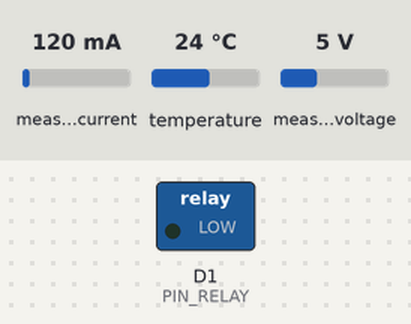
The sketch below on a simulated ESP8266 (NodeMCU). Parts: switched loads named in the sketch (green lamp = pin HIGH). The test bench sets the inputs (shaded band); at power-on: measured current 120 mA, temperature 24 °C, measured voltage 5 V. WiFi joins after 1.5 s; servers stay silent unless stated; what the sketch prints to the serial monitor is not drawn.

Above: at 0.1 s.
At 7.4 s:
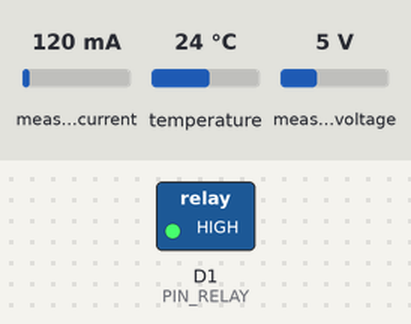
Timing chart, 0 to 8.9 s (numbered marks = the images above):
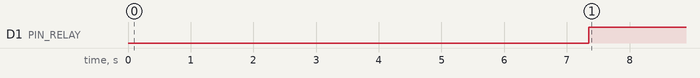

Measured:
- by itself, D1 (PIN_RELAY): LOW → HIGH at 7.3 s

The sketch:

pzem.ino
```cpp
#include <Arduino.h>
#include <ESP8266WiFi.h>
#include <Firebase_ESP_Client.h>
#include <PZEM004Tv30.h>
#include <SoftwareSerial.h>

#include <OneWire.h>
#include <DallasTemperature.h>

// ======================
// WIFI & FIREBASE
// ======================
#define WIFI_SSID "al"
#define WIFI_PASSWORD "12345678"
#define DATABASE_SECRET "LbzMZt1fazYnt2R42C8HHB9baDGbl2ak9POCZ3H7"
#define DATABASE_URL "https://pzem-4ffd6-default-rtdb.firebaseio.com/"

// ======================
// PIN CONFIG
// ======================
#define PIN_RX D5
#define PIN_TX D6
#define PIN_RELAY D1
#define DS_PIN D2

// ======================
// THRESHOLD
// ======================
const float MAX_SUHU = 70.0;
const float MIN_VOLT = 180.0;
const float MAX_VOLT = 240.0;

// ======================
// SENSOR INIT
// ======================
SoftwareSerial pzemSWSerial(PIN_RX, PIN_TX);
PZEM004Tv30 pzem(pzemSWSerial);

OneWire oneWire(DS_PIN);
DallasTemperature sensors(&oneWire);

FirebaseData fbdo;
FirebaseAuth auth;
FirebaseConfig config;

// ======================
// SETUP
// ======================
void setup() {
  Serial.begin(115200);

  pinMode(PIN_RELAY, OUTPUT);
  // RELAY NO (default LOW = OFF saat booting demi keamanan)
  digitalWrite(PIN_RELAY, LOW);

  sensors.begin();

  WiFi.begin(WIFI_SSID, WIFI_PASSWORD);
  while (WiFi.status() != WL_CONNECTED) {
    delay(500);
    Serial.print(".");
  }

  Serial.println("\nWiFi Connected");

  config.database_url = DATABASE_URL;
  config.signer.tokens.legacy_token = DATABASE_SECRET;
  Firebase.begin(&config, &auth);
}

// ======================
// LOOP
// ======================
void loop() {
  delay(5000);

  // ======================
  // PZEM - MEMBACA SEMUA PARAMETER UNTUK DASHBOARD W.H.A.T
  // ======================
  float voltage   = pzem.voltage();
  float current   = pzem.current();
  float power     = pzem.power();
  float energy    = pzem.energy();
  float frequency = pzem.frequency();
  float pf        = pzem.pf();

  // Bersihkan nilai jika PZEM gagal membaca atau bernilai NaN
  if (isnan(voltage))   voltage = 0;
  if (isnan(current))   current = 0;
  if (isnan(power))     power = 0;
  if (isnan(energy))    energy = 0;
  if (isnan(frequency)) frequency = 0;
  if (isnan(pf))        pf = 0;

  // ======================
  // DS18B20 (SUHU)
  // ======================
  sensors.requestTemperatures();
  float suhu = sensors.getTempCByIndex(0);

  if (suhu == DEVICE_DISCONNECTED_C) {
    suhu = 0; // Fallback aman
  }

  // ======================
  // FAULT DETECTION
  // ======================
  // Catatan: Jika tidak ada beban tetapi kabel listrik terhubung, voltage tetap terbaca (>0).
  // Jika voltage == 0, berarti alat tidak tercolok atau kabel RX/TX PZEM terbalik.
  bool sensorFault = (voltage == 0);

  bool overSuhu   = (suhu >= MAX_SUHU);
  bool overVolt   = (voltage > MAX_VOLT);
  bool underVolt  = (voltage < MIN_VOLT && voltage > 0); // Hanya underVolt jika ada tegangan masuk listrik drop

  // Jika fault sensor aktif, sistem akan memutus relay sebagai bentuk safety
  bool TRIP = overSuhu || overVolt || underVolt || sensorFault;

  // ======================
  // RELAY LOGIC (NO)
  // ======================
  if (TRIP) {
    digitalWrite(PIN_RELAY, LOW); // CUT OFF Listrik
    Serial.println("!!! CUT OFF / TRIP ACTIVE !!!");
  } else {
    digitalWrite(PIN_RELAY, HIGH); // SAFE - NYALAKAN ALIRAN
    Serial.println("System SAFE");
  }

  // ======================
  // FIREBASE (SET UPDATE NODE)
  // ======================
  FirebaseJson json;

  // Memasukkan data terstruktur yang dikonsumsi Dashboard
  json.set("voltage", voltage);
  json.set("current", current);
  json.set("power", power);
  json.set("energy", energy);
  json.set("frequency", frequency);
  json.set("pf", pf);
  json.set("suhu", suhu); // Menggunakan "suhu" saja, menghapus "temperature"
  json.set("biaya", energy * 1444.70);
  json.set("relay", TRIP ? "OFF" : "ON");

  // updateNode mengganti nilai key yang ada.
  // Untuk menghapus data 'temperature' usang di Firebase root, gunakan perintah delete di bawah ini sekali
  Firebase.RTDB.updateNode(&fbdo, "/", &json);

  // Menghapus key 'temperature' yang lama di Firebase secara otomatis
  Firebase.RTDB.deleteNode(&fbdo, "/temperature");

  // ======================
  // DEBUG VIA SERIAL MONITOR
  // ======================
  Serial.printf(
    "V: %.1f V | A: %.2f A | P: %.1f W | PF: %.2f | S: %.1f °C | RELAY: %s\n",
    voltage, current, power, pf, suhu, TRIP ? "OFF" : "ON"
  );
  Serial.println("--------------------------------------------------");
}
```
